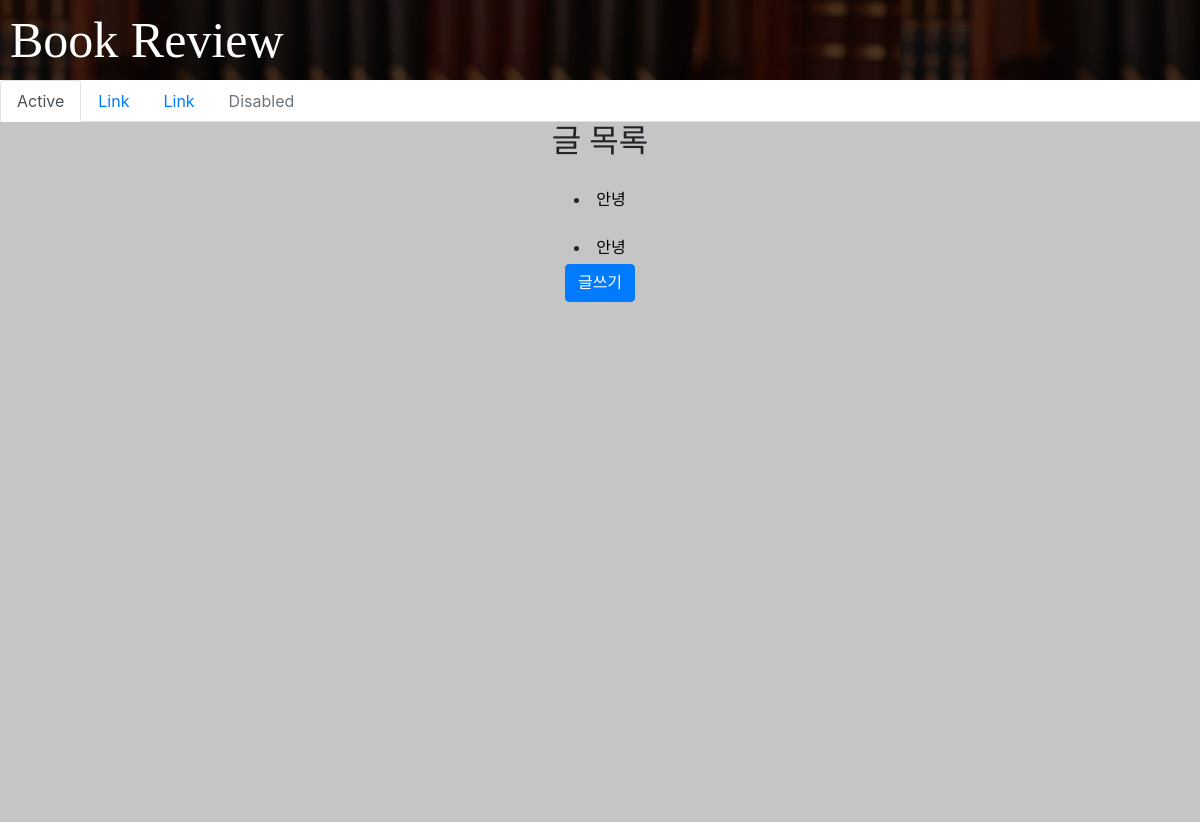
Before: / with the older database file.
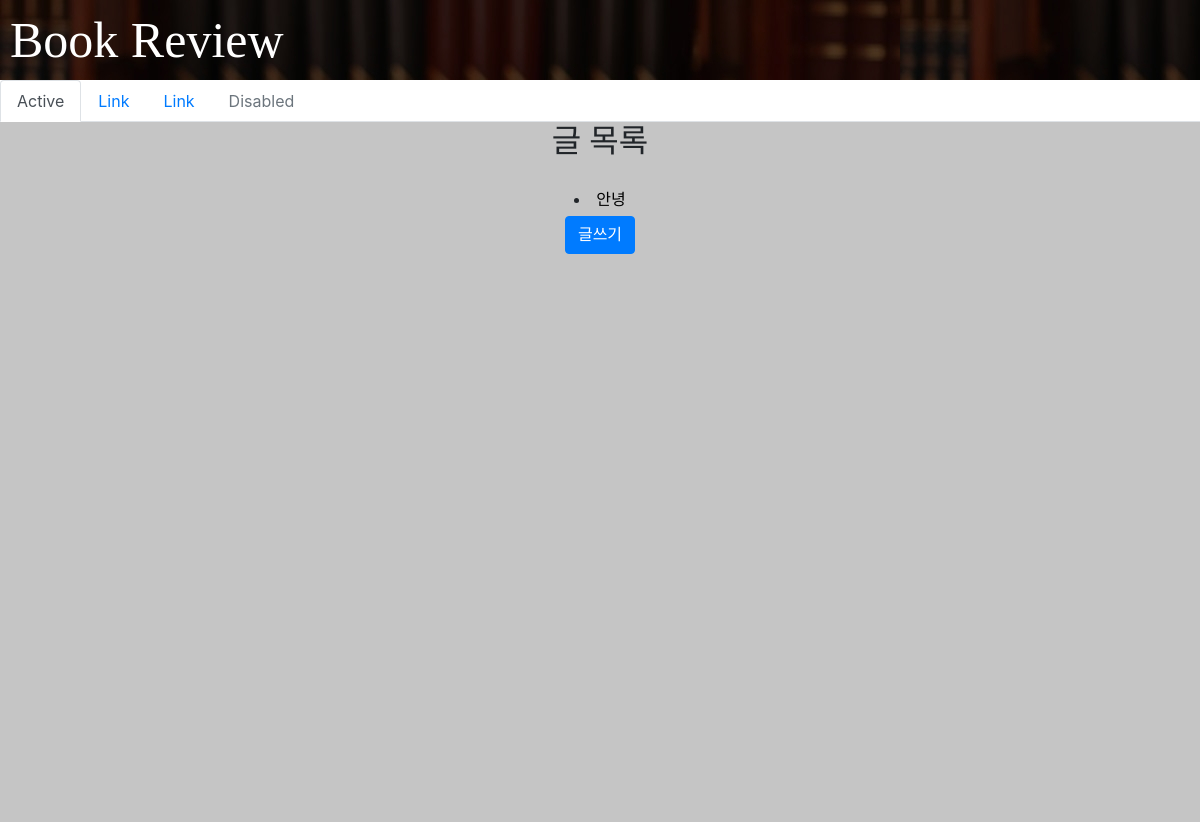
After: the same page with the newer database file.
### book/models.py (models this page shows, shortened)
class Post(models.Model):
    ONE = '1'
    TWO = '2'
    THREE = '3'
    FOUR = '4'
    FIVE = '5'
    Score_Choices = (
        (ONE, '1'),
        (TWO, '2'),
        (THREE, '3'),
        (FOUR, '4'),
        (FIVE, '5'),
    )
    title = models.CharField(max_length=200)
    review = models.TextField()
    price = models.FloatField()
    score = models.CharField(max_length=1, choices=Score_Choices)

### book/views.py (the view)
# urls.py: 2. Add a URL to urlpatterns:  path('', views.home, name='home')
def home(request):
    posts = Post.objects.all()
    return render(request, 'home.html', { 'posts' : posts } )

### book/templates/home.html (shortened to what this page needs)
{% load staticfiles %}
<!DOCTYPE html>
<html lang="en">
<head>
    <link rel="stylesheet" type="text/css" href="{% static 'home.css' %}">
    <link rel="stylesheet" href="https://stackpath.bootstrapcdn.com/bootstrap/4.3.1/css/bootstrap.min.css">
</head>
<body>
    <div class='salut'>
    <h1 class='title'><a href="{% url 'home' %}" style="color:white">Book Review</a></h1>
    </div>
    <div class='mid'>
    <ul class="nav nav-tabs">
  <li class="nav-item">
    <a class="nav-link active" href="{% url 'home' %}">Active</a>
  </li>
  <li class="nav-item">
    <a class="nav-link" href="#">Link</a>
  </li>
  <li class="nav-item">
    <a class="nav-link" href="#">Link</a>
  </li>
  <li class="nav-item">
    <a class="nav-link disabled" href="#" tabindex="-1" aria-disabled="true">Disabled</a>
  </li>
</ul>
    </div>
    <div class='next'>
    {% block content %}
        <h2 class='artlist'> 글 목록 </h2>
            {% for post in posts %}
            <li class='list'><a href="{% url 'detail' post.pk %}" style="color:black">{{ post.title }}</a></li><br>
            {% endfor %}
        <a href="{% url 'new' %}" style="color:black"><button type="button" class="btn btn-primary">글쓰기</button></a>
    {% endblock %}
    </div>
</body>
</html>

Changed rows visible on the page:
removed Post: title "안녕"
